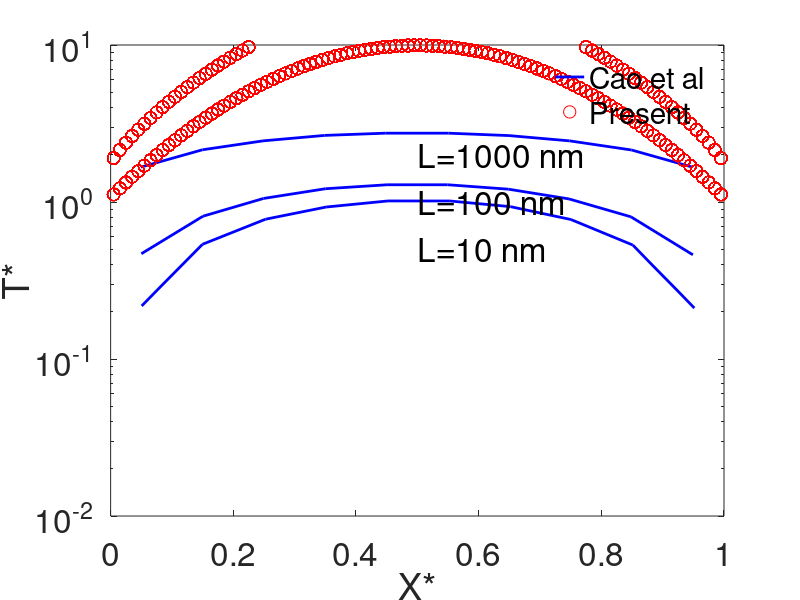

MATLAB code to generate this figure:
clc;clear all;close all
%%

load 001.dat;
Ta1=X001;
load 01.dat;
Ta2=X01;
load 05.dat
Ta3=X05;
Ta3(:,2)=Ta3(:,2)

semilogy(Ta1(:,1),Ta1(:,2),'b','LineWidth',2);
hold on


load 2e-7/TempLattice.dat;

C=1627100;
q=1E15;
k=150;
v=2677;
xx=0:0.01:1
S=q;
L=2e-7;
T11=TempLattice;
T11(:,4)=8*k*(T11(:,4))/S/L/L;
scatter(T11(:,2)/L,T11(:,4),80,'r');
hold on


plot(Ta2(:,1),Ta2(:,2),'b','LineWidth',2);
hold on


plot(Ta3(:,1),Ta3(:,2),'b','LineWidth',2);
hold on


load 1e-6/TempLattice.dat;

C=1627100;
q=1E15;
k=150;
v=2677;
xx=0:0.01:1
S=q;
L=1e-6;
T11=TempLattice;
T11(:,4)=8*k*(T11(:,4))/S/L/L;
scatter(T11(:,2)/L,T11(:,4),80,'r');
hold on


load 1e-5/TempLattice.dat;

C=1627100;
q=1E15;
k=150;
v=2677;
xx=0:0.01:1
S=q;
L=1e-5;
T11=TempLattice;
T11(:,4)=8*k*(T11(:,4))/S/L/L;
scatter(T11(:,2)/L,T11(:,4),80,'r');
hold on


box on

legend('Cao et al','Present','FontSize',24,'Location','best');
legend boxoff

xlabel('X*','FontSize',24);

ylabel('T*','FontSize',24);

set(gca,'FontSize',24);

text(0.5,2,'L=1000 nm','FontSize',24)

text(0.5,1,'L=100 nm','FontSize',24)

text(0.5,0.5,'L=10 nm','FontSize',24)
